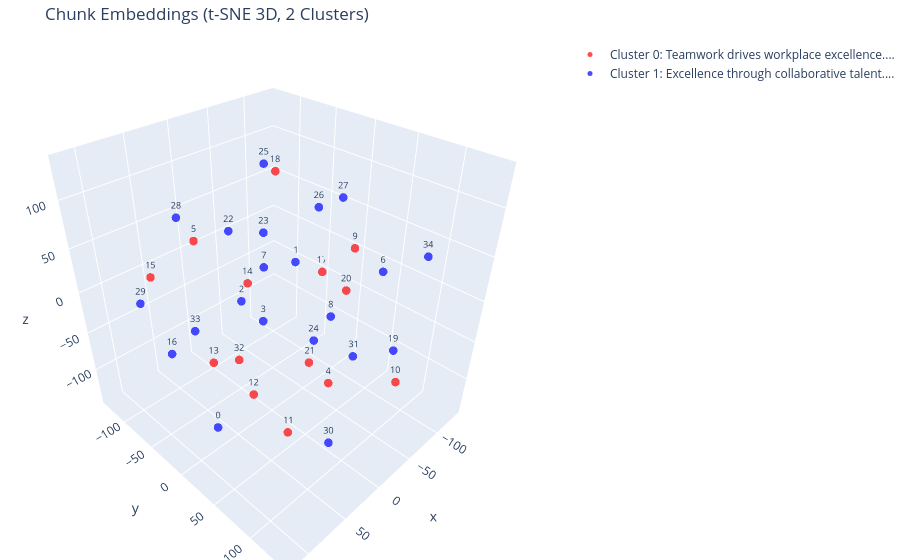

The cell this chart's notebook holds for it:
### Code cell
import numpy as np
import matplotlib.pyplot as plt
from sklearn.manifold import TSNE
from sklearn.cluster import KMeans
from openai import OpenAI
import plotly.graph_objects as go
reduced = TSNE(n_components=3, random_state=42, perplexity=min(30, len(embeddings)-1)).fit_transform(np.array(embeddings))
labels = KMeans(n_clusters=2, random_state=42).fit_predict(np.array(embeddings))

descriptions = {}
for cluster_id in range(2):
    cluster_chunks = [chunks[i] for i, l in enumerate(labels) if l == cluster_id]
    sample = "\n---\n".join(cluster_chunks[:5])

    response = client.chat.completions.create(
        model="gpt-4o-mini",
        max_tokens=200,
        messages=[{"role": "user", "content": f"Summarize the theme of these text in 1 short sentence less than 5 words {sample}"}]
    )
    descriptions[cluster_id] = response.choices[0].message.content
    print(f"Cluster {cluster_id}: {descriptions[cluster_id]}\n")


colors = ["red", "blue"]
fig = go.Figure()
for cluster_id in range(2):
    mask = labels == cluster_id
    indices = np.where(mask)[0]
    fig.add_trace(go.Scatter3d(
        x=reduced[mask, 0], y=reduced[mask, 1], z=reduced[mask, 2],
        mode="markers+text",
        marker=dict(size=5, color=colors[cluster_id], opacity=0.7),
        text=[str(i) for i in indices],
        textfont=dict(size=9),
        name=f"Cluster {cluster_id}: {descriptions[cluster_id][:50]}..."
    ))

fig.update_layout(title="Chunk Embeddings (t-SNE 3D, 2 Clusters)", margin=dict(l=0, r=0, b=0, t=40))
fig.show()

### Figure 1 — Plotly figure (JSON) as saved in the notebook; plotly's stock layout.template omitted (floating-point values rounded to 4 significant figures)
{"data": [{"marker": {"color": "red", "opacity": 0.7, "size": 5}, "mode": "markers+text", "name": "Cluster 0: Teamwork drives workplace excellence....", "text": ["4", "5", "9", "10", "11", "12", "13", "14", "15", "17", "18", "20", "21", "32"], "textfont": {"size": 9}, "type": "scatter3d", "x": [-69.45, -11.8, -18.0, -17.16, 71.41, 8.005, 106.3, 37.26, 63.32, -135.2, -1.988, -51.79, -15.66, 51.48], "y": [20.61, -133.3, 82.18, 138.7, 93.23, -20.46, 41.65, 8.968, -108.0, -51.88, 4.597, 50.14, 37.82, 9.061], "z": [-140.4, 6.463, 84.58, -27.71, -58.52, -133.6, 10.94, 41.19, 5.405, -52.55, 133.9, 10.3, -66.08, -39.22]}, {"marker": {"color": "blue", "opacity": 0.7, "size": 5}, "mode": "markers+text", "name": "Cluster 1: Excellence through collaborative talent....", "text": ["0", "1", "2", "3", "6", "7", "8", "16", "19", "22", "23", "24", "25", "26", "27", "28", "29", "30", "31", "33", "34"], "textfont": {"size": 9}, "type": "scatter3d", "x": [82.43, -61.7, 0.1659, -45.6, -130.7, 68.67, -84.46, 81.03, -82.01, -0.9417, -86.9, 17.61, -66.53, -63.31, -133.3, 66.04, 117.2, 7.584, 46.37, 17.35, -101.2], "y": [8.721, -26.64, -43.6, -60.28, 36.54, 63.47, 6.421, -58.76, 92.06, -59.95, -101.5, 71.86, -77.71, 1.249, -25.88, -48.68, -41.34, 87.94, 137.0, -105.6, 103.7], "z": [-107.7, 4.37, -23.33, -82.51, -10.46, 96.29, -61.13, -54.78, -57.62, 51.8, -0.2086, 0.8791, 96.6, 77.21, 53.89, 95.61, 33.93, -126.0, 39.09, -87.18, 49.95]}], "layout": {"margin": {"b": 0, "l": 0, "r": 0, "t": 40}, "title": {"text": "Chunk Embeddings (t-SNE 3D, 2 Clusters)"}}}
